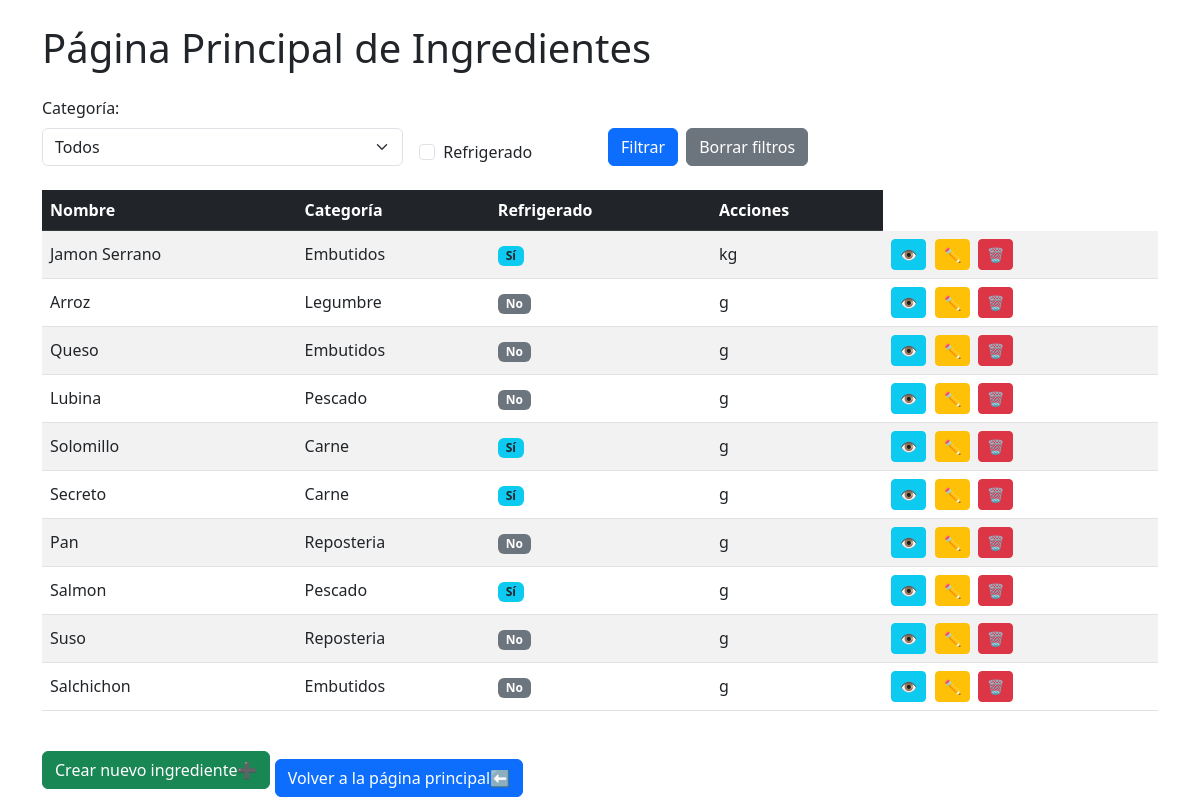
Screenshot of /ingredientes with the database file from the repository.
### recetasapp/models.py (models this page shows, shortened)
class Ingredientes(models.Model):
    nombre = models.CharField(max_length=50, validators=[validate_nombre])
    categoria = models.ForeignKey('CategoriaIngrediente', on_delete=models.CASCADE)
    refrigerado = models.BooleanField(default=False)
    medida = models.CharField(
        max_length=5,
        choices=Medida.choices,
        default=Medida.GRAMOS
    )

class CategoriaIngrediente(models.Model):
    nombre = models.CharField(max_length=50)

### recetasapp/views.py (the view)
# urls.py: path('ingredientes', views.ingredientes_lista, name='ingredientes_lista'),
def ingredientes_lista(request):
    ingredientes = Ingredientes.objects.all()
    categorias = CategoriaIngrediente.objects.all()
    categoria_filtro = request.GET.get('categoria')
    if categoria_filtro:
        ingredientes = ingredientes.filter(categoria=categoria_filtro)
    refrigerado_filtro = request.GET.get('refrigerado')
    if refrigerado_filtro:
        ingredientes = ingredientes.filter(refrigerado=True)
    contexto = {'ingredientes': ingredientes, 'categorias':categorias}
    return render(request, 'recetasapp/ingredientes_lista.html', contexto)

### recetasapp/templates/recetasapp/ingredientes_lista.html (shortened to what this page needs)
{% extends 'recetasapp/base.html' %}
{% block content %}
<div class="container mt-4">
    <h1 class="mb-4">Página Principal de Ingredientes</h1>
    <form class="row g-3 mb-4" action="" method="get">
        <div class="col-md-4">
            <label for="categoria" class="form-label">Categoría:</label>
            <select name="categoria" id="categoria" class="form-select">
                <option value="">Todos</option>
            </select>
        </div>
        <div class="col-md-2 d-flex align-items-end">
            <div class="form-check">
                <input type="checkbox" id="refrigerado" name="refrigerado" value="1" class="form-check-input"
                    {% if request.GET.refrigerado == "1" %}checked{% endif %}>
                <label class="form-check-label" for="refrigerado">Refrigerado</label>
            </div>
        </div>
        <div class="col-md-6 d-flex align-items-end">
            <button type="submit" class="btn btn-primary me-2">Filtrar</button>
            <a href="{% url 'ingredientes_lista' %}" class="btn btn-secondary">Borrar filtros</a>
        </div>
    </form>
    <div class="table-responsive">
        <table class="table table-striped table-hover align-middle">
            <thead class="table-dark">
                <tr>
                    <th>Nombre</th>
                    <th>Categoría</th>
                    <th>Refrigerado</th>
                    <th>Acciones</th>
                </tr>
            </thead>
            <tbody>
                {% for ingrediente in ingredientes %}
                    <tr>
                        <td>{{ ingrediente.nombre }}</td>
                        <td>{{ ingrediente.categoria.nombre }}</td>
                        <td>
                            {% if ingrediente.refrigerado %}
                                <span class="badge bg-info text-dark">Sí</span>
                            {% else %}
                                <span class="badge bg-secondary">No</span>
                            {% endif %}
                        </td>
                        <td>
                            {{ingrediente.medida}}
                        <td>
                            <a href="{% url 'ingrediente_detalle' ingrediente.id %}" class="btn btn-info btn-sm me-1">👁️</a>
                            <a href="{% url 'ingrediente_editar' ingrediente.id %}" class="btn btn-warning btn-sm me-1">✏️</a>
                            <a href="{% url 'ingrediente_eliminar' ingrediente.id %}" class="btn btn-danger btn-sm">🗑️</a>
                        </td>
                        </td>
                    </tr>
                {% empty %}
                    <tr>
                        <td colspan="4" class="text-center">No hay ingredientes aún</td>
                    </tr>
                {% endfor %}
            </tbody>
        </table>
    </div>
    <div class="mt-3">
        <a href="{% url 'ingrediente_crear' %}" class="btn btn-success">
            Crear nuevo ingrediente➕
        </a>
        <a href="{% url 'inicio' %}" class="btn btn-primary mt-3">
        Volver a la página principal⬅️
        </a>
    </div>
</div>
{% endblock %}

### rows the page displays
Ingredientes: nombre "Jamon Serrano", categoria.nombre "Embutidos", refrigerado "Sí", medida "kg"
Ingredientes: nombre "Arroz", categoria.nombre "Legumbre", refrigerado "No", medida "g"
Ingredientes: nombre "Queso", categoria.nombre "Embutidos", refrigerado "No", medida "g"
Ingredientes: nombre "Lubina", categoria.nombre "Pescado", refrigerado "No", medida "g"
Ingredientes: nombre "Solomillo", categoria.nombre "Carne", refrigerado "Sí", medida "g"
Ingredientes: nombre "Secreto", categoria.nombre "Carne", refrigerado "Sí", medida "g"
Ingredientes: nombre "Pan", categoria.nombre "Reposteria", refrigerado "No", medida "g"
Ingredientes: nombre "Salmon", categoria.nombre "Pescado", refrigerado "Sí", medida "g"
Ingredientes: nombre "Suso", categoria.nombre "Reposteria", refrigerado "No", medida "g"
Ingredientes: nombre "Salchichon", categoria.nombre "Embutidos", refrigerado "No", medida "g"
